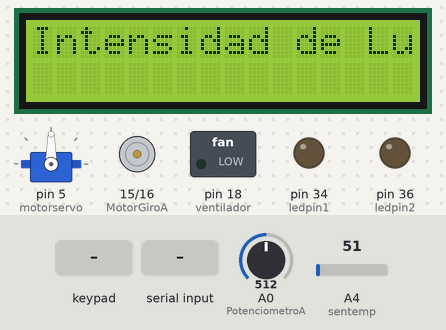
Recording of a sketch running on a simulated Arduino Mega 2560, built with avr-gcc and run on an emulated ATmega2560. On the bench: 16×2 character LCD, servo, motor-driver pin pairs drawn as motors (green arrow = first pin HIGH = forward, orange = second pin HIGH = backward, longer = more drive), switched loads named in the sketch (green lamp = pin HIGH), output pins drawn as LEDs (lit = HIGH). The test bench sets the inputs (shaded band); at power-on: A0 (PotenciometroA) = 512, A4 (sentemp) = 51. What the sketch prints to the serial monitor is not drawn.

Above: at 1.3 s.
1.4 s: keypad keys 1 3 1 2 1 1 1 0 pressed 0.4 s apart
At 6.4 s:
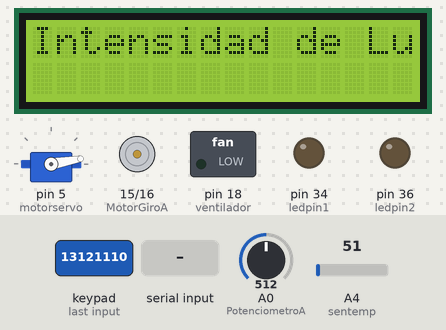
6.7 s: A0 (PotenciometroA) set to 532
At 8.4 s:
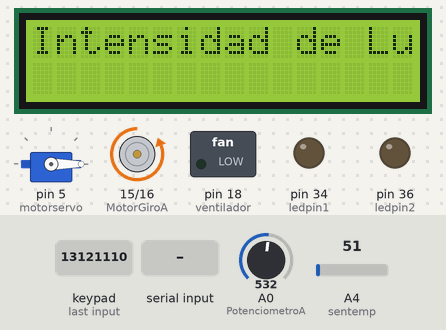
9.6 s: key '2' pressed
At 10.8 s:
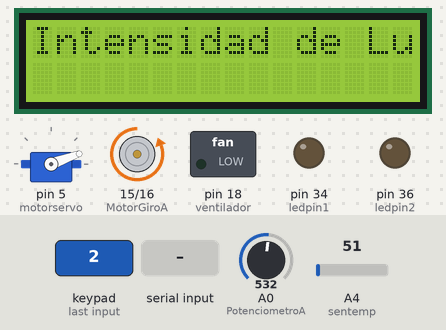
11.1 s: "1" received over Serial
At 11.8 s:
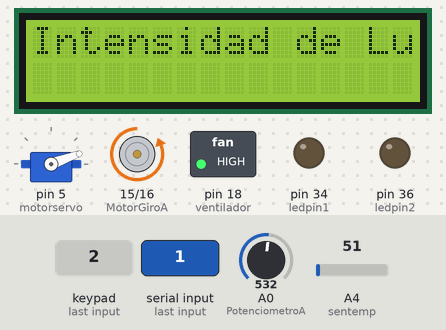
12.7 s: byte 100 ('d') received over Serial
At 13.6 s:
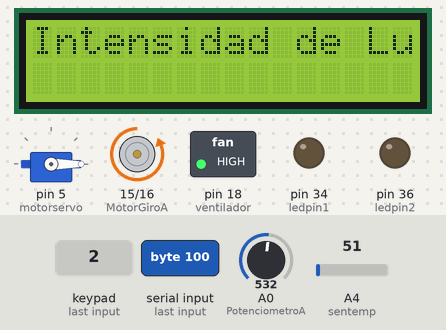
14.2 s: byte 101 ('e') received over Serial
At 15.6 s:
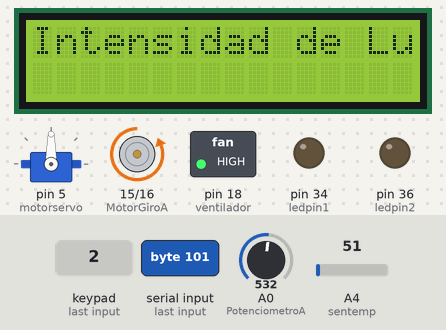
Timing chart, 0 to 16.7 s (numbered marks = the images above; inputs shaded):
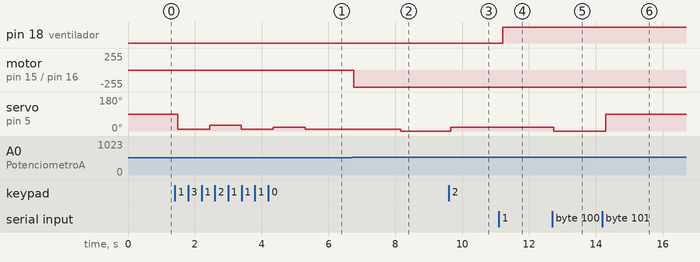

The sketch:

domo1.ino
```cpp
#include <Keypad.h> //------------------- Declaracion de pines de teclado numerico de la casa
const byte filas=4;
const byte columnas=4;
byte pins_filas[]={13,12,11,10};
byte pins_columnas[]={9,8,7,6};
char teclas[filas][columnas]=
{
  {'1','2','3','A'},
  {'4','5','6','B'},
  {'7','8','9','C'},
  {'*','0','#','D'}
};
Keypad Teclado1= Keypad(makeKeymap(teclas), pins_filas,pins_columnas,filas,columnas);

#include <Servo.h> //---------------Declaracion de pines de servomotor
Servo motorservo;
float grados=0;
#include<LiquidCrystal.h> //--------------------------------Declaracion de pines de pantallas LCD
LiquidCrystal lcd(4,3,2,1,0,14);//(rs,E,D4,D5,D6,D7)
LiquidCrystal lcdDos(22,24,26,28,30,32);
const int PotenciometroA = A0;  //-------------Declaracion de pin de potenciometro
const int MotorGiroA = 15;      //-------------Declaracion de pin de giro A
const int MotorGiroB = 16;      //-------------Declaracion de pin de giro B
int ValorDelPotenciometro;     //----------------Variable donde se guarda el valor del potenciometro
int ledpin1=34; //LUCES 1      //-------------Declaracion de pin de leds de adentro
int ledpin2=36; //LUCES 2       //-------------Declaracion de pin leds de afuera
//Variables donde se almacena los Estados (enciende y apaga calefaccion)
int temp;
//Variable que almacena los datos del LM35
int sentemp=A4;
//Variable de estados
int status;
int val;
int ventilador = 18; //VENTILADOR
int ldr=A1;
int contador=0;

void setup() {
  lcdDos.begin(16,2);
lcdDos.print("Temperatura");
lcdDos.begin (16,2);
lcdDos.print("Intensidad de Luz");
  motorservo.attach(5);
  //Inicando la comunicacion de el bluetooth
  Serial.begin(9600);
  //Imprimir por bluetooth (Conectado)
  Serial.println("Conectado");
  //  Declarando pines
  pinMode(ledpin1,OUTPUT);
  pinMode(ledpin2,OUTPUT);
  pinMode(ventilador,OUTPUT);
  pinMode (MotorGiroA, OUTPUT);
pinMode (MotorGiroB, OUTPUT);


}

void loop(){
  //------------------------------------------------------------------------ Control de teclado numerico de la casa
  char pulsacion=Teclado1.getKey();
switch (pulsacion)
{
  case '0':
  motorservo.write(0);
  lcd.setCursor(0,2);
  lcd.print ("0");
  break;

  case '1':
  motorservo.write(10);
  delay(500);
  lcd.setCursor(0,2);
  lcd.print ("BIENVENIDO");
  break;

  case '2':
  motorservo.write(20);
  delay(500);
  lcd.setCursor(0,2);
  lcd.print ("ABRAHAM");
  break;

  case '3':
  motorservo.write(30);
  delay(500);
  lcd.setCursor(0,2);
  lcd.print ("30");
  break;

  case '4':
  motorservo.write(40);
  delay(500);
  lcd.setCursor(0,2);
  lcd.print ("ABRAHAM");
  break;

  case '5':
  motorservo.write(50);
  delay(500);
  lcd.setCursor(0,2);
  lcd.print ("ABRAHAM");
  break;

  case '6':
  motorservo.write(60);
  delay(500);
  lcd.setCursor(0,2);
  lcd.print ("ABRAHAM");
  break;

  case '7':
  motorservo.write(70);
  delay(500);
  lcd.setCursor(0,2);
  lcd.print ("ABRAHAM");
  break;

  case '8':
  motorservo.write(80);
  delay(500);
  lcd.setCursor(0,2);
  lcd.print ("ABRAHAM");
  break;

  case '9':
  motorservo.write(90);
  delay(500);
  lcd.setCursor(0,2);
  lcd.print ("INGRESE CONTRASEÑA");
  break;


}
 //------------------------------------------------------------------------ Control de pantallas LCD
   switch(contador)
   {
    case 0:
    Serial.print(" ");
    break;

    case 1:
temp=((analogRead(sentemp)*5.0*100.0)/1023.0);
lcdDos.setCursor(0,2);
lcdDos.print (temp);
lcdDos.print("ªC__");
break;
    case 2:
analogRead(ldr);
lcdDos.setCursor(0,2);
lcdDos.print(ldr);
lcdDos.print("Luz__");
break;

}

//------------------------------------------------------------------Control de servomotor
ValorDelPotenciometro = analogRead(PotenciometroA);
                  if (ValorDelPotenciometro < 500)
                        {
                          digitalWrite (MotorGiroA, HIGH);
                          digitalWrite (MotorGiroB, LOW);
                         }
              else if (ValorDelPotenciometro > 524)
              {
                digitalWrite (MotorGiroA, LOW);
                digitalWrite (MotorGiroB, HIGH);

              }
           else
           {
            digitalWrite (MotorGiroA, LOW);
           digitalWrite (MotorGiroB, LOW);
           }
  temp = analogRead(sentemp); //Lee los datos del sensor LM35
        temp = (5.0 * temp * 100)/1023.0;//Formula para convertir a ºC
        Serial.println(temp);
        delay(150);

  if(Serial.available()>0)
   {
    int val=Serial.read();

     //inicia si los valores guardados son diferentes a T
      //------------------------------------------------SOFTWARE
     if(val!='T')
     {


//------------------------------Temperatura
if(val== '1') //Se enciende el ventilador
{
 status= HIGH;
 digitalWrite(ventilador,status);
 delay(10);
}
if(val== '2'  ) //Se apaga el ventilador
{
status= LOW;
digitalWrite(ventilador,status);
delay(10);
}
if(val== '7') //Se enciende el control automatico de temperatura
{
 if(temp>30) //Si la temperatura es mayor 30 enciende el ventilador
 {
  status= HIGH;
 digitalWrite(ventilador,status);
 delay(10);
}
if(temp<20) //Si la temperatura es menor a 20 apaga el ventilador
{
 status= LOW;
digitalWrite(ventilador,status);
delay(10);
}
}
//------------------------------Ilumincion
if(val== '8'){
      //Iniciar la lectura de dia o de noche
int  valorLDR= analogRead(ldr);
   //Muestra el valor del ldr
   //noche
   if(valorLDR<=0 && valorLDR<=14){
     status = HIGH;
     digitalWrite(ledpin2,status);
     digitalWrite(ledpin1,status);
     delay(10);
   }

   //dia
   if(valorLDR>14){
      status = LOW;
     digitalWrite(ledpin2,status);
     digitalWrite(ledpin1,status);
     delay(10);
   }

      }
if(val== '5') //Encender luces de adentro
{
status= HIGH;
digitalWrite(ledpin1,status);
delay(10);
}
if(val== '6') //Apagar luces de adentro
{
status= LOW;
digitalWrite(ledpin1,status);
delay(10);
}
if(val== '3') //Encender luces de afuera
{
status= HIGH;
digitalWrite(ledpin2,status);
delay(10);
}
if(val== 'a') //Apagar luces de afuera
{
status= LOW;
digitalWrite(ledpin2,status);
delay(10);
}
//------------------------------Puertas
if(val== 'd') //Abre puerta
{
  motorservo.write(0);
  delay(500);
}
if(val== 'e') //Cierra puerta
{
  motorservo.write(90);
  delay(500);
}


    }

  }

 }
```

Measured:
- the behaviour switches between 524 and 525 on A0 (PotenciometroA) (found by bisection; images 1 and 2)
- after the input at 1.4 s, servo on pin 5 (motorservo): 90° → 10° after 0.09 s, → 30° 0.95 s later, → 10° 0.95 s later, → 20° 0.95 s later, … (5 changes in this stretch)
- after the input at 6.7 s, motor on pin 15 (MotorGiroA) / pin 16 (MotorGiroB): stopped → backward 255/255 after 0.05 s
- after the input at 9.6 s, servo on pin 5 (motorservo): 0° → 20° after 0.06 s
- after the input at 11.1 s, pin 18 (ventilador): LOW → HIGH after 0.12 s
- after the input at 12.7 s, servo on pin 5 (motorservo): 20° → 0° at once
- after the input at 14.2 s, servo on pin 5 (motorservo): 0° → 90° after 0.09 s
